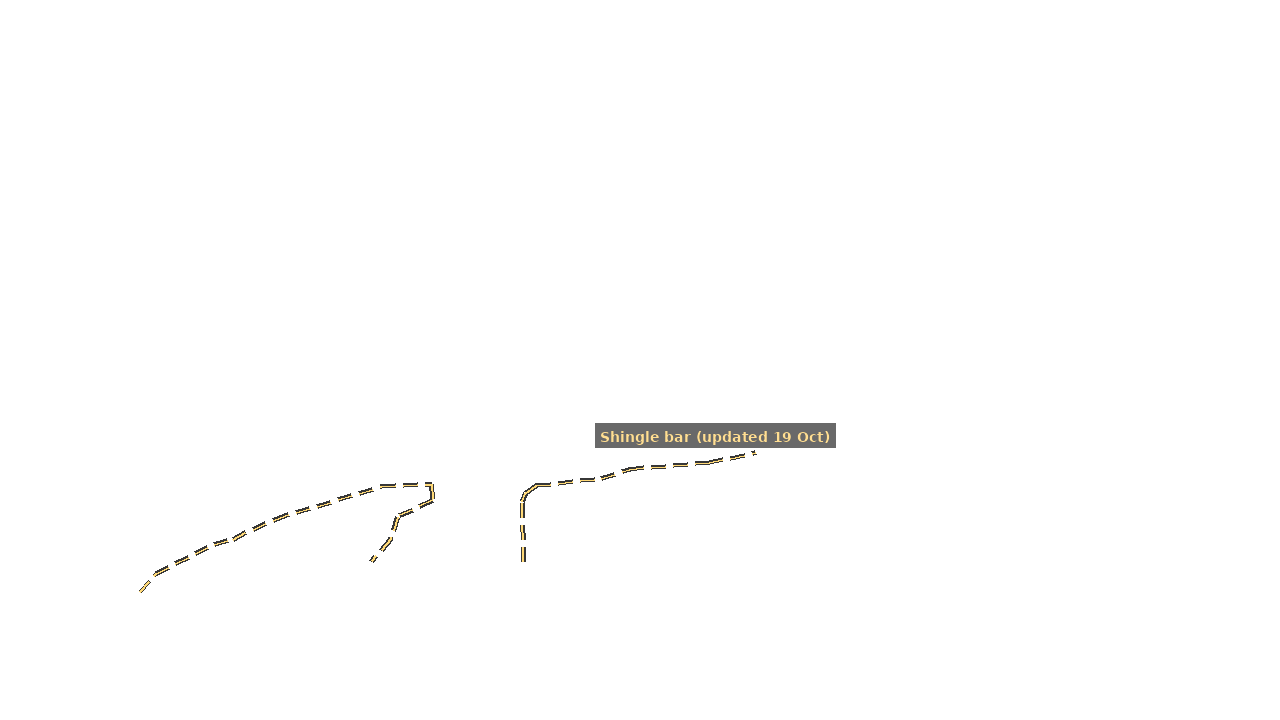
#> input picture ayc_stream/rootfs/opt/ayc/shingle_bar.png, 1280 x 720 px
$ python shingle_detect.py --image ../../opt/ayc/shingle_bar.png
#> lines starting #> are read from the running program, lines starting #| are printed output that depends on the picture
#!/usr/bin/env python3
"""Suggest (or optionally apply) an updated shingle-bar outline near daylight low tide.

Reads the current outline from /config/shingle_bar.json, samples a few frames from the
live HLS (or a still via --image), segments shingle vs water in a ROI around the outline,
and writes a candidate + debug JPEG under /config/shingle_candidates/.

Modes (SHINGLE_AUTO / --mode):
  off      - exit immediately
  suggest  - write candidates only (default)
  apply    - also atomically replace shingle_bar.json when checks pass

Designed to be light on a Pi 4: Pillow only, small ROI, few frames, runs rarely.
"""
from __future__ import annotations

import argparse
import json
import math
import os
import subprocess
import sys
import time
from datetime import datetime, timedelta
from pathlib import Path

from PIL import Image, ImageDraw, ImageFont

sys.path.insert(0, os.path.dirname(os.path.abspath(__file__)))
import update_caption as uc  # noqa: E402

DIR = Path(os.environ.get("AYC_DIR", "/data"))
CFG = Path(os.environ.get("AYC_LAYOUT", str(DIR / "overlay.json"))).parent
OUTLINE = Path(os.environ.get("AYC_SHINGLE", str(CFG / "shingle_bar.json")))
CAND_DIR = Path(os.environ.get("AYC_SHINGLE_CANDIDATES", str(CFG / "shingle_candidates")))
HLS = Path(os.environ.get("HLS_DIR", "/tmp/ayc_hls")) / "live.m3u8"
OUT_H = int(os.environ.get("OUTPUT_HEIGHT", "720"))
OUT_W = (OUT_H * 16 // 9 + 1) // 2 * 2
MODE = os.environ.get("SHINGLE_AUTO", "suggest").strip().lower() or "suggest"

DEFAULT_SHINGLE_JSON = """{"updated":"2026-10-19","label":"Shingle bar (updated 19 Oct)","ref_width":1280,"ref_height":720,"style":{"color":"#FF2828FF","outline":"#000000DC","width":4,"outline_width":8,"dash":[40,4],"label_color":"#FFFFFFFF","label_box":"#B41414DC"},"polylines":[{"id":"left","points":[[140.4,591.7],[156.1,573.9],[214.5,544.2],[233.3,539.0],[275.0,519.1],[381.5,486.3],[431.6,484.2],[432.6,500.9],[397.7,517.0],[390.3,539.5],[371.0,561.4]]},{"id":"right","points":[[523.9,561.9],[522.3,501.4],[525.0,493.0],[536.4,485.7],[601.1,478.4],[629.8,469.0],[709.1,462.8],[755.6,452.9]]}]}"""

# Timing gates
LW_WINDOW_H = 1.5          # ± hours around low water
MIN_GAP_BETWEEN_RUNS_S = 90 * 60  # don't re-run more than once per ~1.5 h
SUN_ALT_MIN_DEG = 5.0      # rough daylight gate (Axmouth ~50.7N)
GLARE_WHITE_FRAC_MAX = 0.18
MIN_EDGE_CONTRAST = 18.0    # mean |Δ| across proposed edge
MAX_MEAN_SHIFT_PX = 55.0    # reject if outline jumps too far
MAX_HAUSDORFF_PX = 90.0
N_FRAMES = 4
ROI_PAD = 48


def log(msg: str) -> None:
    print(f"{datetime.now(uc.TZ):%Y-%m-%d %H:%M:%S %Z} [shingle] {msg}", flush=True)


def load_outline(path: Path) -> dict | None:
    if not path.exists():
        return None
    try:
        return json.loads(path.read_text(encoding="utf-8"))
    except Exception as e:
        log(f"outline read error: {e}")
        return None


def all_points(outline: dict) -> list[tuple[float, float]]:
    pts = []
    for poly in outline.get("polylines") or []:
        for p in poly.get("points") or []:
            pts.append((float(p[0]), float(p[1])))
    return pts


def outline_bbox(outline: dict, pad: int = ROI_PAD):
    pts = all_points(outline)
    if not pts:
        return None
    xs = [p[0] for p in pts]
    ys = [p[1] for p in pts]
    return (
        max(0, int(min(xs) - pad)),
        max(0, int(min(ys) - pad)),
        min(OUT_W, int(max(xs) + pad)),
        min(OUT_H, int(max(ys) + pad)),
    )


# [61 lines left out: functions nearest_lw, rough_sun_up, grab_hls_frames, not called in this run]


def glare_fraction(img: Image.Image, box) -> float:
    crop = img.crop(box)
    # near-white pixels
    px = crop.load()
    w, h = crop.size
    n = w * h
    if n == 0:
        return 1.0
    white = 0
    for y in range(0, h, 2):
        for x in range(0, w, 2):
            r, g, b = px[x, y][:3]
            if r > 230 and g > 230 and b > 220:
                white += 1
    sampled = ((h + 1) // 2) * ((w + 1) // 2)
    return white / max(1, sampled)


def water_score(r, g, b) -> float:
    """Higher = more water-like. Shingle is dark grey/brown; water is brighter / bluer / foam-white."""
    bright = (r + g + b) / 3.0
    blue_bias = b - 0.5 * (r + g)
    # foam
    foam = 1.0 if bright > 200 and abs(r - g) < 25 and abs(g - b) < 30 else 0.0
    # dark shingle penalty
    dark = 1.0 if bright < 70 and abs(r - g) < 20 and abs(g - b) < 20 else 0.0
    return bright * 0.35 + blue_bias * 0.8 + foam * 80 - dark * 60


def sample_along_normal(img, x, y, dx, dy, half=18):
    """Mean water_score on the +normal side minus -normal side."""
    px = img.load()
    w, h = img.size
    pos = []
    neg = []
    nlen = math.hypot(dx, dy) or 1.0
    nx, ny = -dy / nlen, dx / nlen  # left-hand normal
    for s in range(2, half + 1, 2):
        for sign, bucket in ((1, pos), (-1, neg)):
            xi = int(round(x + sign * nx * s))
            yi = int(round(y + sign * ny * s))
            if 0 <= xi < w and 0 <= yi < h:
                r, g, b = px[xi, yi][:3]
                bucket.append(water_score(r, g, b))
    if not pos or not neg:
        return 0.0, 0.0
    return sum(pos) / len(pos), sum(neg) / len(neg)


def refine_polyline(img: Image.Image, points: list, search=22) -> tuple[list, float]:
    """Nudge each vertex along the local normal toward the water/shingle boundary."""
    if len(points) < 2:
        return points, 0.0
    new = []
    contrasts = []
    for i, (x, y) in enumerate(points):
        if i == 0:
            dx, dy = points[1][0] - x, points[1][1] - y
        elif i == len(points) - 1:
            dx, dy = x - points[i - 1][0], y - points[i - 1][1]
        else:
            dx = points[i + 1][0] - points[i - 1][0]
            dy = points[i + 1][1] - points[i - 1][1]
        nlen = math.hypot(dx, dy) or 1.0
        nx, ny = -dy / nlen, dx / nlen
        best_t = 0
        best_score = -1e9
        # Find t where water_score crosses: sample both sides at each offset
        for t in range(-search, search + 1, 2):
            xi = x + nx * t
            yi = y + ny * t
            pos_m, neg_m = sample_along_normal(img, xi, yi, dx, dy, half=14)
            # We want a large difference; polarity: prefer water on the "sea" side.
            # Use abs contrast; keep sign that matches current orientation at t=0 later.
            contrast = abs(pos_m - neg_m)
            # Prefer staying near original unless contrast clearly better
            score = contrast - 0.15 * abs(t)
            if score > best_score:
                best_score = score
                best_t = t
                best_contrast = contrast
        # Polarity lock: at t=0, remember which side was wetter; keep that
        pos0, neg0 = sample_along_normal(img, x, y, dx, dy, half=14)
        # If flipping would put water on the opposite side vs original, prefer smaller step
        pos_b, neg_b = sample_along_normal(img, x + nx * best_t, y + ny * best_t, dx, dy, half=14)
        if (pos0 - neg0) * (pos_b - neg_b) < 0 and abs(best_t) > 4:
            # polarity flipped — damp
            best_t = int(best_t * 0.3)
            best_contrast = abs(pos0 - neg0)
        new.append([round(x + nx * best_t, 1), round(y + ny * best_t, 1)])
        contrasts.append(best_contrast)
    mean_c = sum(contrasts) / max(1, len(contrasts))
    return new, mean_c


def mean_shift(a: list, b: list) -> float:
    n = min(len(a), len(b))
    if n == 0:
        return 1e9
    return sum(math.hypot(a[i][0] - b[i][0], a[i][1] - b[i][1]) for i in range(n)) / n


# [6 lines left out: function hausdorff, not called in this run]


def median_polylines(runs: list[list[list]]) -> list[list]:
    """runs: list of polylines (each polyline = list of [x,y]); median per vertex."""
    if not runs:
        return []
    n = len(runs[0])
    out = []
    for i in range(n):
        xs = sorted(r[i][0] for r in runs)
        ys = sorted(r[i][1] for r in runs)
        mid = len(xs) // 2
        out.append([round(xs[mid], 1), round(ys[mid], 1)])
    return out


def format_label(when: datetime) -> str:
    return f"Shingle bar (updated {when.strftime('%-d %b')})"


def write_debug(img: Image.Image, old: dict, new_polys: list, box, path: Path, note: str):
    vis = img.convert("RGBA")
    overlay = Image.new("RGBA", vis.size, (0, 0, 0, 0))
    d = ImageDraw.Draw(overlay)
    d.rectangle(box, outline=(0, 200, 255, 180), width=2)
    for poly in old.get("polylines") or []:
        pts = [tuple(p) for p in poly.get("points") or []]
        if len(pts) >= 2:
            d.line(pts, fill=(255, 80, 80, 200), width=3)
    for pts in new_polys:
        if len(pts) >= 2:
            d.line([tuple(p) for p in pts], fill=(80, 255, 120, 220), width=3)
    d.rectangle([8, 8, 8 + 8 * len(note), 28], fill=(0, 0, 0, 160))
    try:
        fnt = ImageFont.truetype("/usr/share/fonts/dejavu/DejaVuSans-Bold.ttf", 14)
    except Exception:
        try:
            fnt = ImageFont.truetype("/usr/share/fonts/truetype/dejavu/DejaVuSans-Bold.ttf", 14)
        except Exception:
            fnt = ImageFont.load_default()
    d.text((12, 10), note, fill=(255, 255, 255, 240), font=fnt)
    Image.alpha_composite(vis, overlay).convert("RGB").save(path, quality=85)


# [11 lines left out: function last_run_too_recent, not called in this run]


def mark_run(cand_dir: Path, info: dict):
    cand_dir.mkdir(parents=True, exist_ok=True)
    info = dict(info)
    info["at"] = datetime.now(uc.TZ).isoformat(timespec="seconds")
    (cand_dir / "last_run.json").write_text(json.dumps(info, indent=2))


def process_frames(frames: list[Image.Image], outline: dict, mode: str, force: bool = False) -> int:
    box = outline_bbox(outline)
    if not box:
        log("outline empty")
        return 2
    # Median glare across frames
    glares = [glare_fraction(im, box) for im in frames]
    glare = sorted(glares)[len(glares) // 2]
    if glare > GLARE_WHITE_FRAC_MAX and not force:
        log(f"reject: glare {glare:.2f} > {GLARE_WHITE_FRAC_MAX}")
        write_debug(frames[0], outline, [], box, CAND_DIR / f"reject_glare_{datetime.now(uc.TZ):%Y%m%d_%H%M%S}.jpg",
                    f"REJECT glare={glare:.2f}")
        mark_run(CAND_DIR, {"result": "reject_glare", "glare": glare})
        return 1

    new_polys = []
    contrasts = []
    for pi, poly in enumerate(outline.get("polylines") or []):
        pts = [[float(p[0]), float(p[1])] for p in poly.get("points") or []]
        if len(pts) < 2:
            new_polys.append(pts)
            continue
        per_frame = []
        per_c = []
        for im in frames:
            refined, c = refine_polyline(im, pts)
            per_frame.append(refined)
            per_c.append(c)
        med = median_polylines(per_frame)
        new_polys.append(med)
        contrasts.append(sorted(per_c)[len(per_c) // 2])
        log(f"poly[{poly.get('id', pi)}] contrast={contrasts[-1]:.1f} shift={mean_shift(pts, med):.1f}px")

    mean_c = sum(contrasts) / max(1, len(contrasts))
    if mean_c < MIN_EDGE_CONTRAST and not force:
        log(f"reject: low contrast {mean_c:.1f}")
        write_debug(frames[0], outline, new_polys, box,
                    CAND_DIR / f"reject_contrast_{datetime.now(uc.TZ):%Y%m%d_%H%M%S}.jpg",
                    f"REJECT contrast={mean_c:.1f}")
        mark_run(CAND_DIR, {"result": "reject_contrast", "contrast": mean_c, "glare": glare})
        return 1

    shifts = []
    haus = []
    for poly, newp in zip(outline.get("polylines") or [], new_polys):
        oldp = [[float(p[0]), float(p[1])] for p in poly.get("points") or []]
        shifts.append(mean_shift(oldp, newp))
        haus.append(hausdorff(oldp, newp))
    mean_s = sum(shifts) / max(1, len(shifts))
    max_h = max(haus) if haus else 0
    if (mean_s > MAX_MEAN_SHIFT_PX or max_h > MAX_HAUSDORFF_PX) and not force:
        log(f"reject: shape change mean_shift={mean_s:.1f} haus={max_h:.1f}")
        write_debug(frames[0], outline, new_polys, box,
                    CAND_DIR / f"reject_shape_{datetime.now(uc.TZ):%Y%m%d_%H%M%S}.jpg",
                    f"REJECT shift={mean_s:.0f} haus={max_h:.0f}")
        mark_run(CAND_DIR, {"result": "reject_shape", "mean_shift": mean_s, "hausdorff": max_h})
        return 1

    now = datetime.now(uc.TZ)
    candidate = json.loads(json.dumps(outline))  # deep copy
    candidate["updated"] = now.strftime("%Y-%m-%d")
    candidate["label"] = format_label(now)
    candidate["proposed_at"] = now.isoformat(timespec="seconds")
    candidate["metrics"] = {
        "glare": round(glare, 3),
        "contrast": round(mean_c, 1),
        "mean_shift_px": round(mean_s, 1),
        "hausdorff_px": round(max_h, 1),
        "mode": mode,
    }
    for poly, newp in zip(candidate["polylines"], new_polys):
        poly["points"] = newp

    CAND_DIR.mkdir(parents=True, exist_ok=True)
    stamp = now.strftime("%Y%m%d_%H%M%S")
    cand_path = CAND_DIR / f"candidate_{stamp}.json"
    dbg_path = CAND_DIR / f"candidate_{stamp}.jpg"
    cand_path.write_text(json.dumps(candidate, indent=2) + "\n")
    write_debug(frames[0], outline, new_polys, box, dbg_path,
                f"OK glare={glare:.2f} c={mean_c:.0f} Δ={mean_s:.0f}px")
    # Stable pointer to latest suggestion
    latest = CAND_DIR / "latest.json"
    latest.write_text(json.dumps(candidate, indent=2) + "\n")
    log(f"wrote {cand_path.name} + debug JPEG (suggest only)" if mode != "apply"
        else f"wrote {cand_path.name}; applying to {OUTLINE}")

    if mode == "apply":
        tmp = OUTLINE.with_suffix(".json.tmp")
        # Strip proposal-only fields for live file
        live = {k: v for k, v in candidate.items() if k not in ("proposed_at", "metrics")}
        tmp.write_text(json.dumps(live, indent=2) + "\n")
        os.replace(tmp, OUTLINE)
        log(f"applied new outline → {OUTLINE}")

    mark_run(CAND_DIR, {"result": "ok", "candidate": cand_path.name, "glare": glare,
                        "contrast": mean_c, "mean_shift": mean_s})
    return 0


# [21 lines left out: function gates_ok, not called in this run]


def main(argv: list[str] | None = None) -> int:
    ap = argparse.ArgumentParser(description="Shingle-bar outline auto-update (suggest/apply/off)")
    ap.add_argument("--mode", choices=("off", "suggest", "apply"), default=None)
    ap.add_argument("--image", help="Still image to analyse instead of HLS")
    ap.add_argument("--outline", help="Path to current shingle_bar.json")
    ap.add_argument("--out", help="Candidates directory")
    ap.add_argument("--force", action="store_true", help="Skip tide/daylight/glare/shape gates")
    args = ap.parse_args(argv)

    mode = (args.mode or MODE).lower()
    if mode == "off":
        log("mode=off")
        return 0
    if args.outline:
        global OUTLINE
        OUTLINE = Path(args.outline)
    if args.out:
        global CAND_DIR
        CAND_DIR = Path(args.out)

    outline = load_outline(OUTLINE)
    if not outline:
        # Seed embedded default so detector and overlay can proceed (1.0.8+)
        try:
            OUTLINE.parent.mkdir(parents=True, exist_ok=True)
            if not OUTLINE.exists() or OUTLINE.stat().st_size == 0:
                OUTLINE.write_text(DEFAULT_SHINGLE_JSON + "\n", encoding="utf-8")
                log(f"seeded {OUTLINE} from embedded default")
            outline = load_outline(OUTLINE)
        except Exception as e:
            log(f"could not seed outline at {OUTLINE}: {e}")
        if not outline:
            log(f"no outline at {OUTLINE}")
            return 2

    if not args.image and not gates_ok(force=args.force):
        return 0

    if args.image:
        im = Image.open(args.image).convert("RGB")
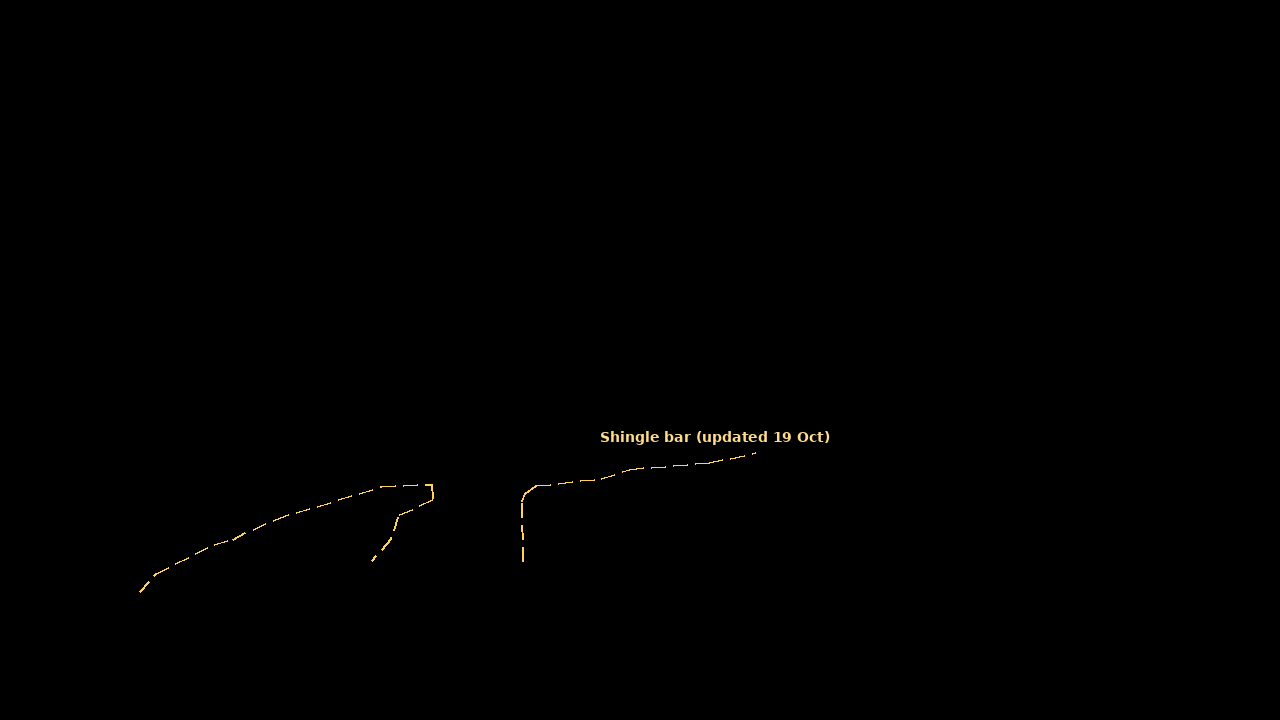
#> im: PIL image 1280x720 RGB; mean R, G, B 0.5, 0.4, 0.2
        if im.size != (OUT_W, OUT_H):
            im = im.resize((OUT_W, OUT_H), Image.BILINEAR)
        frames = [im]
        log(f"using still {args.image} ({im.size})")
    else:
        frames = grab_hls_frames()
        if not frames:
            return 2
        log(f"grabbed {len(frames)} HLS frames")

    return process_frames(frames, outline, mode, force=args.force)
#> in glare_fraction, `crop = img.crop(box)`:
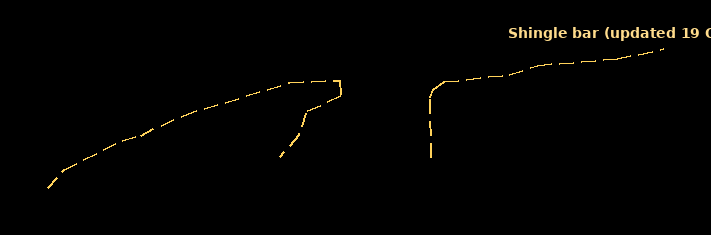
#> crop: PIL image 711x235 RGB; mean R, G, B 2.4, 2, 1.1
#> after the loop in glare_fraction, `for y in range(0, h, 2):`: white = 0
#> in process_frames, `glares = [glare_fraction(im, box) for im in frames]`: glares = [0]
#> in process_frames, `glare = sorted(glares)[len(glares) // 2]`: glare = 0
#> in write_debug, `overlay = Image.new("RGBA", vis.size, (0, 0, 0, 0))`: overlay: PIL image 1280x720 RGBA; every value is 0
#> in write_debug, `Image.alpha_composite(vis, overlay).convert("RGB").save(path, quality=..`:
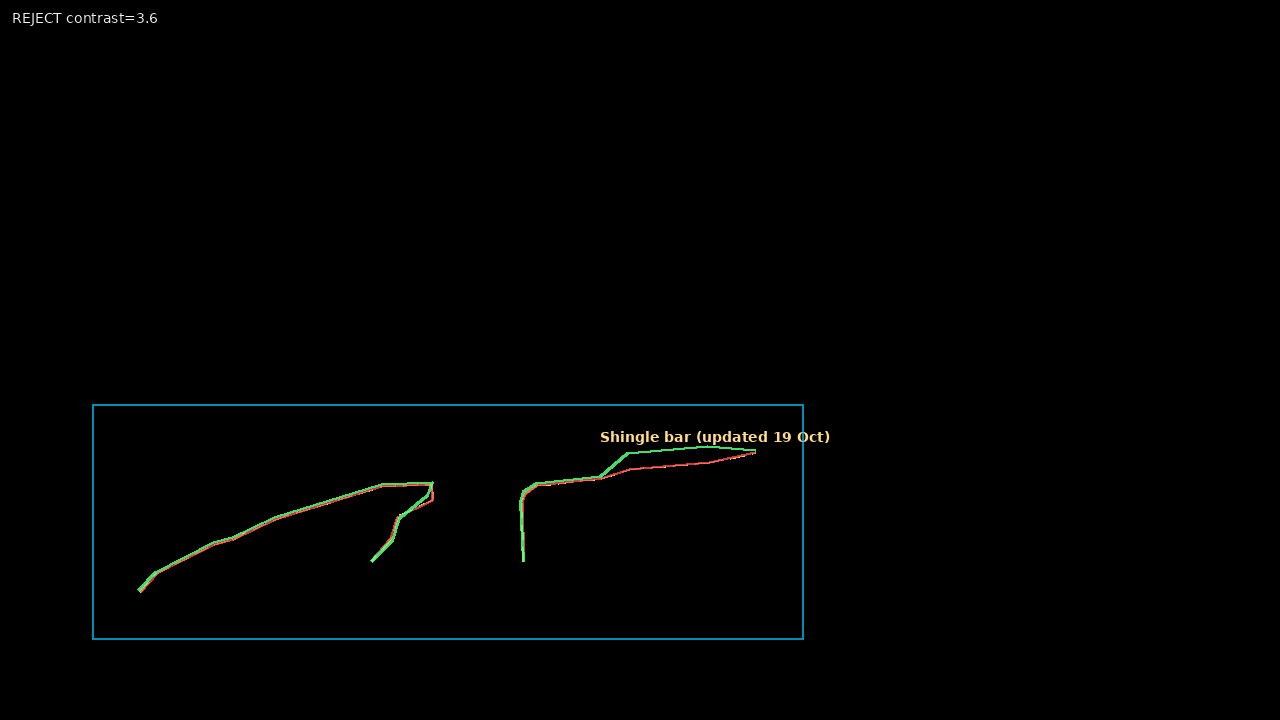
#> saved as reject_contrast_20261120_093921.jpg: PIL image 1280x720 RGB; mean R, G, B 0.8, 1.5, 1.3
#> in mark_run, `info = dict(info)`: info = {'result': 'reject_contrast', 'contrast': 3.64, 'glare': 0}


if __name__ == "__main__":
#> (the run stopped early here; a loop or call above may not have finished)
